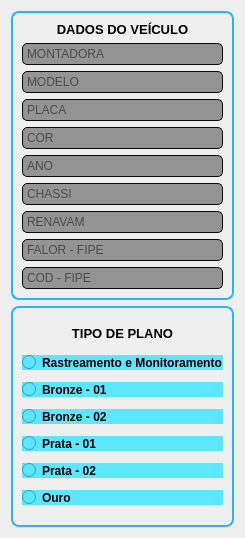
            <widget class="QFrame" name="frame_vehicle_pain_data_outside">
             <property name="minimumSize">
              <size>
               <width>0</width>
               <height>0</height>
              </size>
             </property>
             <property name="maximumSize">
              <size>
               <width>300</width>
               <height>16777215</height>
              </size>
             </property>
             <property name="styleSheet">
              <string notr="true">background-image: url(:/backgrounds/Images/background-blue-1715x980.jpg);
border-radius: 8px;</string>
             </property>
             <property name="frameShape">
              <enum>QFrame::StyledPanel</enum>
             </property>
             <property name="frameShadow">
              <enum>QFrame::Raised</enum>
             </property>
             <layout class="QVBoxLayout" name="verticalLayout_9">
              <item>
               <widget class="QFrame" name="frame_vehicle_plain_data_inside">
                <property name="minimumSize">
                 <size>
                  <width>150</width>
                  <height>50</height>
                 </size>
                </property>
                <property name="styleSheet">
                 <string notr="true">QFrame{
	border: 2px solid rgb(36, 183, 253);
	border-radius: 8px;
}</string>
                </property>
                <property name="frameShape">
                 <enum>QFrame::StyledPanel</enum>
                </property>
                <property name="frameShadow">
                 <enum>QFrame::Raised</enum>
                </property>
                <layout class="QVBoxLayout" name="verticalLayout_3">
                 <item>
                  <widget class="QLabel" name="label_vehicle">
                   <property name="minimumSize">
                    <size>
                     <width>0</width>
                     <height>0</height>
                    </size>
                   </property>
                   <property name="maximumSize">
                    <size>
                     <width>16777215</width>
                     <height>20</height>
                    </size>
                   </property>
                   <property name="font">
                    <font>
                     <family>Segoe UI</family>
                     <pointsize>10</pointsize>
                     <weight>75</weight>
                     <bold>true</bold>
                    </font>
                   </property>
                   <property name="styleSheet">
                    <string notr="true">border:no</string>
                   </property>
                   <property name="text">
                    <string>DADOS DO VEÍCULO</string>
                   </property>
                   <property name="alignment">
                    <set>Qt::AlignCenter</set>
                   </property>
                  </widget>
                 </item>
                 <item>
                  <widget class="QLineEdit" name="lineEdit_assembler">
                   <property name="styleSheet">
                    <string notr="true">QLineEdit{
	
	background-color: rgb(148, 148, 148);
	border: 1px solid rgb(10,10,10);
	border-radius: 5px;
	padding: 2px;
}
QLineEdit:hover{
	border: 1px solid rgb(150,150,150);
}
QLineEdit:focus{
	border: 2px solid rgb(100, 100, 255);
}</string>
                   </property>
                   <property name="placeholderText">
                    <string>MONTADORA</string>
                   </property>
                  </widget>
                 </item>
                 <item>
                  <widget class="QLineEdit" name="lineEdit_model">
                   <property name="styleSheet">
                    <string notr="true">QLineEdit{
	
	background-color: rgb(148, 148, 148);
	border: 1px solid rgb(10,10,10);
	border-radius: 5px;
	padding: 2px;
}
QLineEdit:hover{
	border: 1px solid rgb(150,150,150);
}
QLineEdit:focus{
	border: 2px solid rgb(100, 100, 255);
}</string>
                   </property>
                   <property name="placeholderText">
                    <string>MODELO</string>
                   </property>
                  </widget>
                 </item>
                 <item>
                  <widget class="QLineEdit" name="lineEdit_plate">
                   <property name="styleSheet">
                    <string notr="true">QLineEdit{
	
	background-color: rgb(148, 148, 148);
	border: 1px solid rgb(10,10,10);
	border-radius: 5px;
	padding: 2px;
}
QLineEdit:hover{
	border: 1px solid rgb(150,150,150);
}
QLineEdit:focus{
	border: 2px solid rgb(100, 100, 255);
}</string>
                   </property>
                   <property name="placeholderText">
                    <string>PLACA</string>
                   </property>
                  </widget>
                 </item>
                 <item>
                  <widget class="QLineEdit" name="lineEdit_color">
                   <property name="styleSheet">
                    <string notr="true">QLineEdit{
	
	background-color: rgb(148, 148, 148);
	border: 1px solid rgb(10,10,10);
	border-radius: 5px;
	padding: 2px;
}
QLineEdit:hover{
	border: 1px solid rgb(150,150,150);
}
QLineEdit:focus{
	border: 2px solid rgb(100, 100, 255);
}</string>
                   </property>
                   <property name="placeholderText">
                    <string>COR</string>
                   </property>
                  </widget>
                 </item>
                 <item>
                  <widget class="QLineEdit" name="lineEdit_year">
                   <property name="styleSheet">
                    <string notr="true">QLineEdit{
	
	background-color: rgb(148, 148, 148);
	border: 1px solid rgb(10,10,10);
	border-radius: 5px;
	padding: 2px;
}
QLineEdit:hover{
	border: 1px solid rgb(150,150,150);
}
QLineEdit:focus{
	border: 2px solid rgb(100, 100, 255);
}</string>
                   </property>
                   <property name="placeholderText">
                    <string>ANO</string>
                   </property>
                  </widget>
                 </item>
                 <item>
                  <widget class="QLineEdit" name="lineEdit_chassis">
                   <property name="styleSheet">
                    <string notr="true">QLineEdit{
	
	background-color: rgb(148, 148, 148);
	border: 1px solid rgb(10,10,10);
	border-radius: 5px;
	padding: 2px;
}
QLineEdit:hover{
	border: 1px solid rgb(150,150,150);
}
QLineEdit:focus{
	border: 2px solid rgb(100, 100, 255);
}</string>
                   </property>
                   <property name="placeholderText">
                    <string>CHASSI</string>
                   </property>
                  </widget>
                 </item>
                 <item>
                  <widget class="QLineEdit" name="lineEdit_renavam">
                   <property name="styleSheet">
                    <string notr="true">QLineEdit{
	
	background-color: rgb(148, 148, 148);
	border: 1px solid rgb(10,10,10);
	border-radius: 5px;
	padding: 2px;
}
QLineEdit:hover{
	border: 1px solid rgb(150,150,150);
}
QLineEdit:focus{
	border: 2px solid rgb(100, 100, 255);
}</string>
                   </property>
                   <property name="placeholderText">
                    <string>RENAVAM</string>
                   </property>
                  </widget>
                 </item>
                 <item>
                  <widget class="QLineEdit" name="lineEdit_fipe_value">
                   <property name="styleSheet">
                    <string notr="true">QLineEdit{
	
	background-color: rgb(148, 148, 148);
	border: 1px solid rgb(10,10,10);
	border-radius: 5px;
	padding: 2px;
}
QLineEdit:hover{
	border: 1px solid rgb(150,150,150);
}
QLineEdit:focus{
	border: 2px solid rgb(100, 100, 255);
}</string>
                   </property>
                   <property name="placeholderText">
                    <string>FALOR - FIPE</string>
                   </property>
                  </widget>
                 </item>
                 <item>
                  <widget class="QLineEdit" name="lineEdit_fipe_code">
                   <property name="styleSheet">
                    <string notr="true">QLineEdit{
	
	background-color: rgb(148, 148, 148);
	border: 1px solid rgb(10,10,10);
	border-radius: 5px;
	padding: 2px;
}
QLineEdit:hover{
	border: 1px solid rgb(150,150,150);
}
QLineEdit:focus{
	border: 2px solid rgb(100, 100, 255);
}</string>
                   </property>
                   <property name="placeholderText">
                    <string>COD - FIPE</string>
                   </property>
                  </widget>
                 </item>
                </layout>
               </widget>
              </item>
              <item>
               <widget class="QFrame" name="frame_plaintype_inside">
                <property name="minimumSize">
                 <size>
                  <width>1</width>
                  <height>221</height>
                 </size>
                </property>
                <property name="styleSheet">
                 <string notr="true">QFrame{
	border: 2px solid rgb(36, 183, 253);
	border-radius: 8px;
}</string>
                </property>
                <property name="frameShape">
                 <enum>QFrame::StyledPanel</enum>
                </property>
                <property name="frameShadow">
                 <enum>QFrame::Raised</enum>
                </property>
                <layout class="QVBoxLayout" name="verticalLayout_11">
                 <item>
                  <widget class="QLabel" name="label_playntype">
                   <property name="minimumSize">
                    <size>
                     <width>0</width>
                     <height>0</height>
                    </size>
                   </property>
                   <property name="maximumSize">
                    <size>
                     <width>16777215</width>
                     <height>20</height>
                    </size>
                   </property>
                   <property name="font">
                    <font>
                     <family>Segoe UI</family>
                     <pointsize>10</pointsize>
                     <weight>75</weight>
                     <bold>true</bold>
                    </font>
                   </property>
                   <property name="styleSheet">
                    <string notr="true">border: no</string>
                   </property>
                   <property name="text">
                    <string>TIPO DE PLANO</string>
                   </property>
                   <property name="alignment">
                    <set>Qt::AlignCenter</set>
                   </property>
                  </widget>
                 </item>
                 <item>
                  <widget class="QRadioButton" name="radioButton_monitoring">
                   <property name="font">
                    <font>
                     <family>Segoe UI</family>
                     <weight>75</weight>
                     <bold>true</bold>
                    </font>
                   </property>
                   <property name="styleSheet">
                    <string notr="true">QRadioButton{
	background-color: rgb(92, 230, 255);
}
QRadioButton:hover{
	color: rgb(0, 0, 255);
}</string>
                   </property>
                   <property name="text">
                    <string>Rastreamento e Monitoramento</string>
                   </property>
                  </widget>
                 </item>
                 <item>
                  <widget class="QRadioButton" name="radioButton_bronze01">
                   <property name="font">
                    <font>
                     <family>Segoe UI</family>
                     <weight>75</weight>
                     <bold>true</bold>
                    </font>
                   </property>
                   <property name="styleSheet">
                    <string notr="true">QRadioButton{
	background-color: rgb(92, 230, 255);
}
QRadioButton:hover{
	color: rgb(0, 0, 255);
}</string>
                   </property>
                   <property name="text">
                    <string>Bronze - 01</string>
                   </property>
                  </widget>
                 </item>
                 <item>
                  <widget class="QRadioButton" name="radioButton_bronze02">
                   <property name="font">
                    <font>
                     <family>Segoe UI</family>
                     <weight>75</weight>
                     <bold>true</bold>
                    </font>
                   </property>
                   <property name="styleSheet">
                    <string notr="true">QRadioButton{
	background-color: rgb(92, 230, 255);
}
QRadioButton:hover{
	color: rgb(0, 0, 255);
}</string>
                   </property>
                   <property name="text">
                    <string>Bronze - 02</string>
                   </property>
                  </widget>
                 </item>
                 <item>
                  <widget class="QRadioButton" name="radioButton_silver01">
                   <property name="font">
                    <font>
                     <family>Segoe UI</family>
                     <weight>75</weight>
                     <bold>true</bold>
                    </font>
                   </property>
                   <property name="styleSheet">
                    <string notr="true">QRadioButton{
	background-color: rgb(92, 230, 255);
}
QRadioButton:hover{
	color: rgb(0, 0, 255);
}</string>
                   </property>
                   <property name="text">
                    <string>Prata - 01</string>
                   </property>
                  </widget>
                 </item>
                 <item>
                  <widget class="QRadioButton" name="radioButton_silver02">
                   <property name="font">
                    <font>
                     <family>Segoe UI</family>
                     <weight>75</weight>
                     <bold>true</bold>
                    </font>
                   </property>
                   <property name="styleSheet">
                    <string notr="true">QRadioButton{
	background-color: rgb(92, 230, 255);
}
QRadioButton:hover{
	color: rgb(0, 0, 255);
}</string>
                   </property>
                   <property name="text">
                    <string>Prata - 02</string>
                   </property>
                  </widget>
                 </item>
                 <item>
                  <widget class="QRadioButton" name="radioButton_gold">
                   <property name="font">
                    <font>
                     <family>Segoe UI</family>
                     <weight>75</weight>
                     <bold>true</bold>
                    </font>
                   </property>
                   <property name="styleSheet">
                    <string notr="true">QRadioButton{
	background-color: rgb(92, 230, 255);
}
QRadioButton:hover{
	color: rgb(0, 0, 255);
}</string>
                   </property>
                   <property name="text">
                    <string>Ouro</string>
                   </property>
                  </widget>
                 </item>
                </layout>
               </widget>
              </item>
             </layout>
            </widget>
